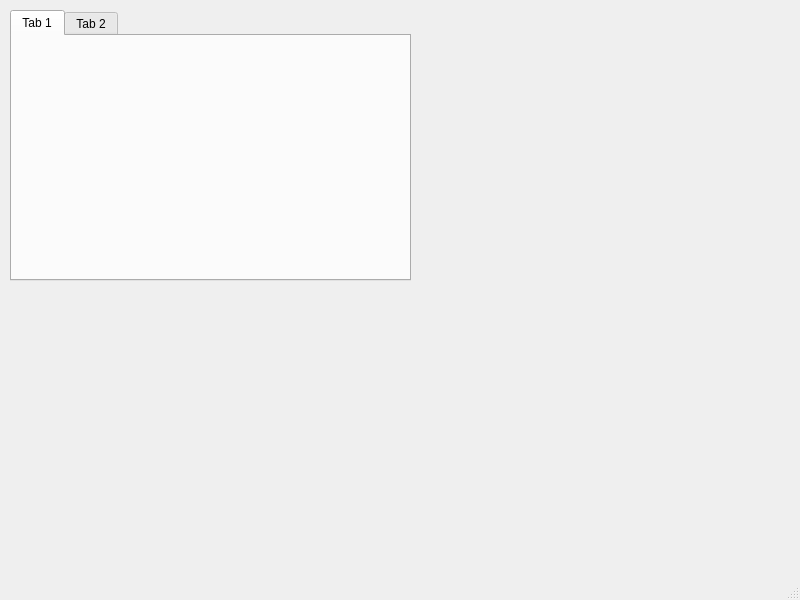
<?xml version="1.0" encoding="UTF-8"?>
<ui version="4.0">
 <class>SysAdminWindow</class>
 <widget class="QMainWindow" name="SysAdminWindow">
  <property name="geometry">
   <rect>
    <x>0</x>
    <y>0</y>
    <width>800</width>
    <height>600</height>
   </rect>
  </property>
  <property name="windowTitle">
   <string>Cafe SysAdmin Portal</string>
  </property>
  <widget class="QWidget" name="centralwidget">
   <widget class="QLabel" name="label">
    <property name="geometry">
     <rect>
      <x>450</x>
      <y>50</y>
      <width>311</width>
      <height>211</height>
     </rect>
    </property>
    <property name="text">
     <string/>
    </property>
    <property name="pixmap">
     <pixmap resource="CafeResources.qrc">:/content/Copy of Untitled.png</pixmap>
    </property>
    <property name="scaledContents">
     <bool>true</bool>
    </property>
   </widget>
   <widget class="QTabWidget" name="tabWidget">
    <property name="geometry">
     <rect>
      <x>10</x>
      <y>10</y>
      <width>401</width>
      <height>271</height>
     </rect>
    </property>
    <widget class="QWidget" name="tab">
     <attribute name="title">
      <string>Tab 1</string>
     </attribute>
    </widget>
    <widget class="QWidget" name="tab_2">
     <attribute name="title">
      <string>Tab 2</string>
     </attribute>
    </widget>
   </widget>
  </widget>
  <widget class="QMenuBar" name="menubar">
   <property name="geometry">
    <rect>
     <x>0</x>
     <y>0</y>
     <width>800</width>
     <height>21</height>
    </rect>
   </property>
  </widget>
  <widget class="QStatusBar" name="statusbar"/>
 </widget>
 <resources>
  <include location="CafeResources.qrc"/>
 </resources>
 <connections/>
</ui>
